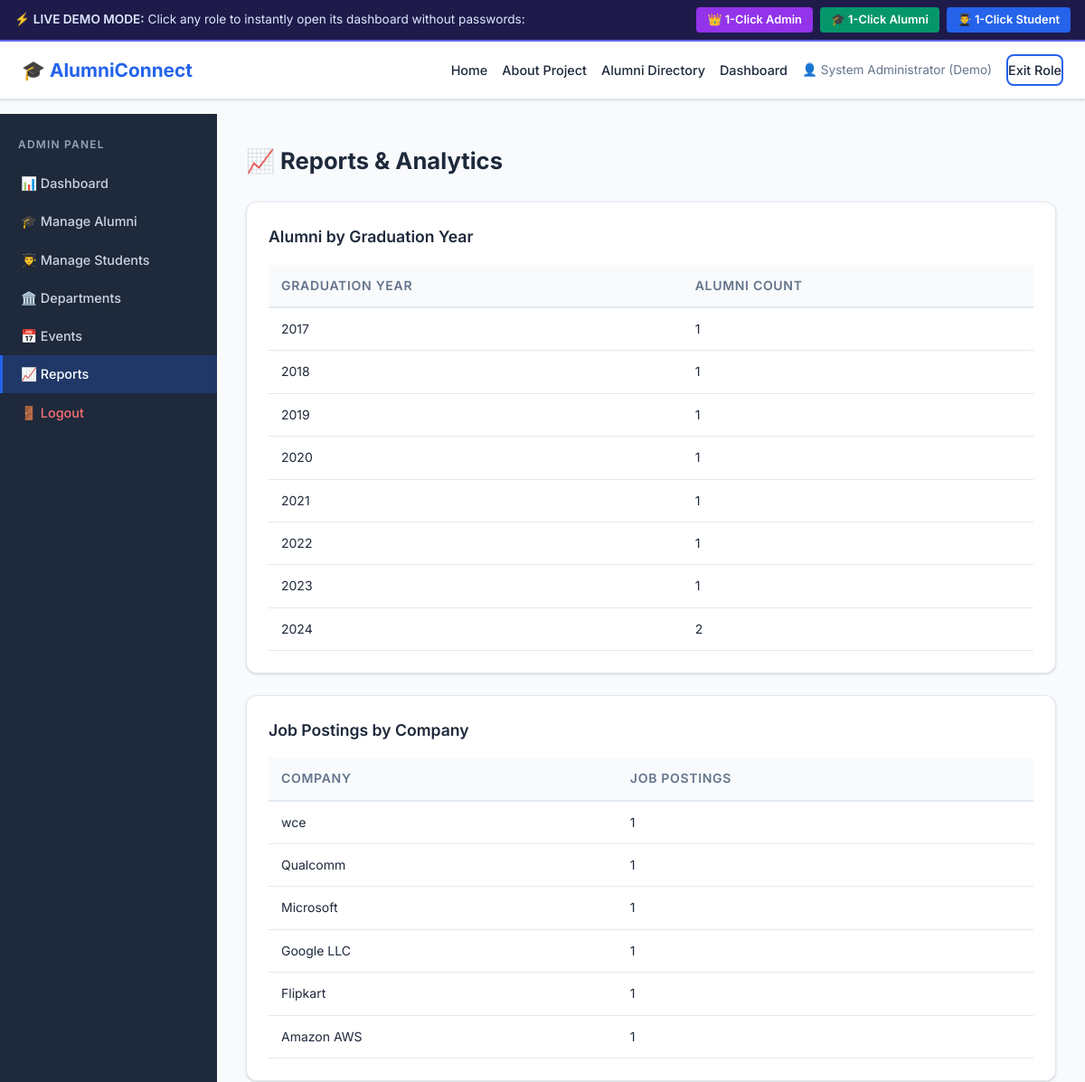
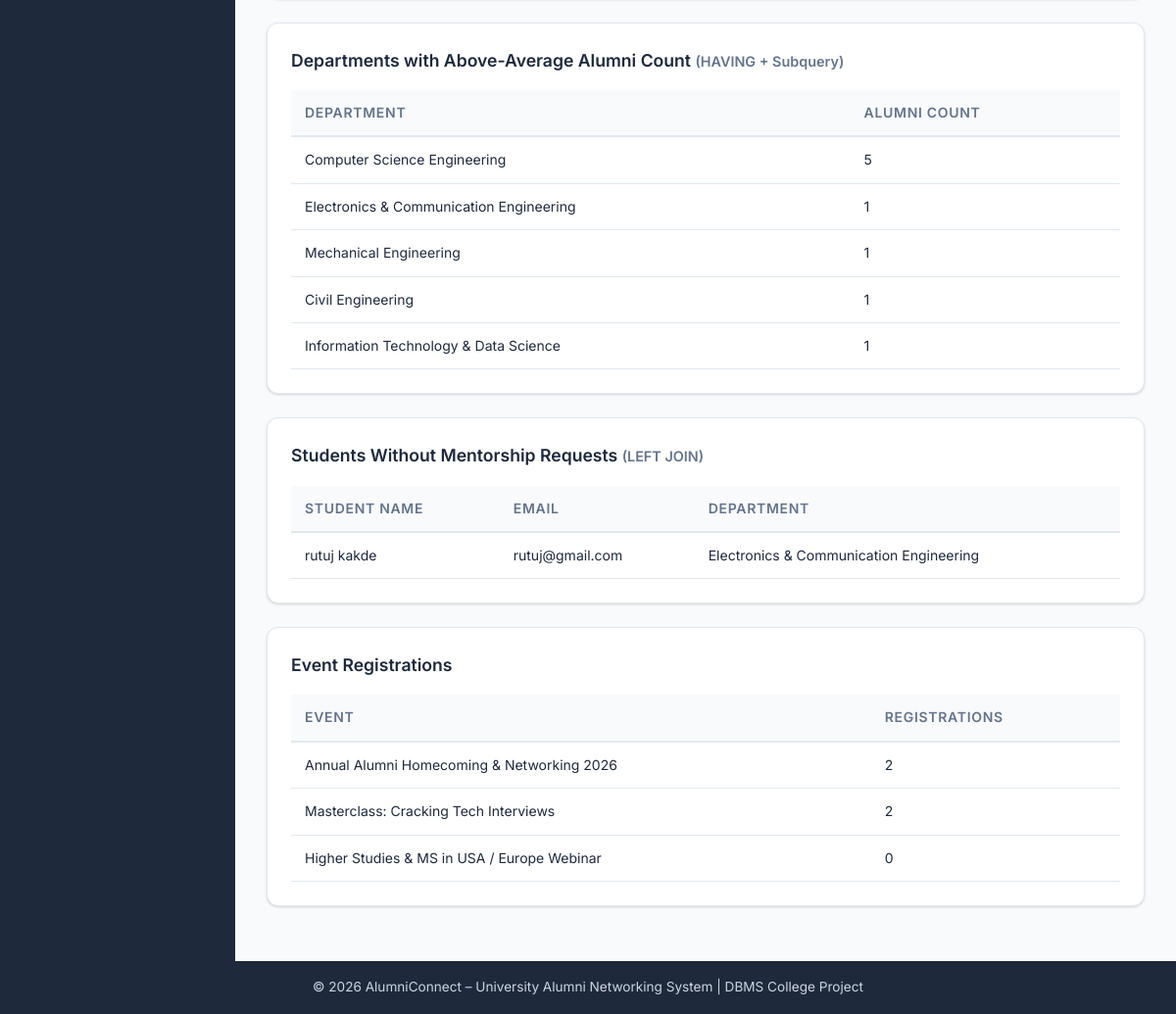
Screenshot of /admin/reports with the database file from the repository (2 pictures, top to bottom).
### tables this page shows
CREATE TABLE Alumni (
        alumni_id       INTEGER PRIMARY KEY AUTOINCREMENT,
        user_id         INTEGER NOT NULL UNIQUE,
        department_id   INTEGER NOT NULL,
        graduation_year INTEGER NOT NULL,
        current_company TEXT,
        job_title       TEXT,
        skills          TEXT,
        linkedin_url    TEXT,
        bio             TEXT,
        FOREIGN KEY (user_id) REFERENCES Users(user_id) ON DELETE CASCADE,
        FOREIGN KEY (department_id) REFERENCES Department(department_id)
    );

CREATE TABLE Department (
        department_id   INTEGER PRIMARY KEY AUTOINCREMENT,
        department_name TEXT NOT NULL UNIQUE
    );

CREATE TABLE Users (
        user_id        INTEGER PRIMARY KEY AUTOINCREMENT,
        full_name      TEXT NOT NULL,
        email          TEXT NOT NULL UNIQUE,
        password_hash  TEXT NOT NULL,
        role           TEXT NOT NULL CHECK(role IN ('admin', 'alumni', 'student')),
        account_status TEXT NOT NULL DEFAULT 'pending' CHECK(account_status IN ('pending', 'approved', 'rejected')),
        created_at     TIMESTAMP DEFAULT CURRENT_TIMESTAMP
    );

CREATE TABLE Event (
        event_id    INTEGER PRIMARY KEY AUTOINCREMENT,
        event_name  TEXT NOT NULL,
        description TEXT,
        event_date  DATE NOT NULL,
        venue       TEXT,
        created_by  INTEGER NOT NULL,
        FOREIGN KEY (created_by) REFERENCES Users(user_id)
    );

### routes/admin.py (the view)
@admin_bp.route('/reports')
@admin_required
def reports():
    by_year = execute_query("""
        SELECT a.graduation_year, COUNT(*) AS cnt
        FROM Alumni a JOIN Users u ON a.user_id=u.user_id
        GROUP BY a.graduation_year ORDER BY a.graduation_year
    """, fetch=True) or []
    by_company = execute_query("""
        SELECT company_name, COUNT(*) AS cnt
        FROM Job GROUP BY company_name ORDER BY cnt DESC LIMIT 10
    """, fetch=True) or []
    above_avg = execute_query("""
        SELECT d.department_name, COUNT(a.alumni_id) AS cnt
        FROM Department d
        JOIN Alumni a ON d.department_id = a.department_id
        GROUP BY d.department_id, d.department_name
        ORDER BY cnt DESC
    """, fetch=True) or []
    no_request = execute_query("""
        SELECT u.full_name, u.email, d.department_name
        FROM Student s
        LEFT JOIN Mentorship m ON s.student_id = m.student_id
        JOIN Users u ON s.user_id = u.user_id
        JOIN Department d ON s.department_id = d.department_id
        WHERE m.mentorship_id IS NULL
    """, fetch=True) or []
    event_reg = execute_query("""
        SELECT e.event_name, COUNT(er.registration_id) AS reg_count
        FROM Event e
        LEFT JOIN Event_Registration er ON e.event_id = er.event_id
        GROUP BY e.event_id, e.event_name ORDER BY reg_count DESC
    """, fetch=True) or []
    return render_template('admin/reports.html',
                           by_year=by_year,
                           by_company=by_company,
                           above_avg=above_avg,
                           no_request=no_request,
                           event_reg=event_reg)

### database/db_connection.py (called while the page is built, shortened)
def get_sqlite_connection():
    conn = sqlite3.connect(SQLITE_DB_PATH)
    conn.row_factory = sqlite3.Row
    conn.execute("PRAGMA foreign_keys = ON;")
    return conn

def get_db_connection():
    global USE_SQLITE
    return get_sqlite_connection()

### routes/admin.py (called while the page is built)
def admin_required(f):
    @wraps(f)
    def decorated(*args, **kwargs):
        if 'user_id' not in session or session.get('role') != 'admin':
            session['user_id'] = 1
            session['full_name'] = 'System Administrator (Demo)'
            session['role'] = 'admin'
            session['email'] = 'admin@alumni.example.com'
        return f(*args, **kwargs)
    return decorated

### templates/admin/reports.html (shortened to what this page needs)
{% extends "base.html" %}
{% block content %}
<div class="dashboard-layout">
    <aside class="sidebar">
        <h3 class="sidebar-title">Admin Panel</h3>
        <ul class="sidebar-menu">
            <li><a href="{{ url_for('admin.dashboard') }}">📊 Dashboard</a></li>
            <li><a href="{{ url_for('admin.manage_alumni') }}">🎓 Manage Alumni</a></li>
            <li><a href="{{ url_for('admin.manage_students') }}">👨‍🎓 Manage Students</a></li>
            <li><a href="{{ url_for('admin.manage_departments') }}">🏛️ Departments</a></li>
            <li><a href="{{ url_for('admin.manage_events') }}">📅 Events</a></li>
            <li><a href="{{ url_for('admin.reports') }}" class="active">📈 Reports</a></li>
            <li><a href="{{ url_for('auth.logout') }}" class="logout-link">🚪 Logout</a></li>
        </ul>
    </aside>
    <div class="dashboard-main">
        <div class="dashboard-header">
            <h1>📈 Reports & Analytics</h1>
        </div>
        <div class="section-card">
            <h2>Alumni by Graduation Year</h2>
            {% if by_year %}
            <table class="data-table">
                <thead><tr><th>Graduation Year</th><th>Alumni Count</th></tr></thead>
                <tbody>
                    {% for r in by_year %}
                    <tr><td>{{ r.graduation_year }}</td><td>{{ r.cnt }}</td></tr>
                    {% endfor %}
                </tbody>
            </table>
            {% else %}<p class="text-muted">No data.</p>{% endif %}
        </div>
        <div class="section-card">
            <h2>Job Postings by Company</h2>
            {% if by_company %}
            <table class="data-table">
                <thead><tr><th>Company</th><th>Job Postings</th></tr></thead>
                <tbody>
                    {% for r in by_company %}
                    <tr><td>{{ r.company_name }}</td><td>{{ r.cnt }}</td></tr>
                    {% endfor %}
                </tbody>
            </table>
            {% else %}<p class="text-muted">No data.</p>{% endif %}
        </div>
        <div class="section-card">
            <h2>Departments with Above-Average Alumni Count
                <small class="text-muted">(HAVING + Subquery)</small>
            </h2>
            {% if above_avg %}
            <table class="data-table">
                <thead><tr><th>Department</th><th>Alumni Count</th></tr></thead>
                <tbody>
                    {% for r in above_avg %}
                    <tr><td>{{ r.department_name }}</td><td>{{ r.cnt }}</td></tr>
                    {% endfor %}
                </tbody>
            </table>
            {% else %}<p class="text-muted">No departments above average yet.</p>{% endif %}
        </div>
        <div class="section-card">
            <h2>Students Without Mentorship Requests
                <small class="text-muted">(LEFT JOIN)</small>
            </h2>
            {% if no_request %}
            <table class="data-table">
                <thead><tr><th>Student Name</th><th>Email</th><th>Department</th></tr></thead>
                <tbody>
                    {% for s in no_request %}
                    <tr><td>{{ s.full_name }}</td><td>{{ s.email }}</td><td>{{ s.department_name }}</td></tr>
                    {% endfor %}
                </tbody>
            </table>
            {% else %}<p class="text-muted">All students have sent mentorship requests.</p>{% endif %}
        </div>
        <div class="section-card">
            <h2>Event Registrations</h2>
            {% if event_reg %}
            <table class="data-table">
                <thead><tr><th>Event</th><th>Registrations</th></tr></thead>
                <tbody>
                    {% for r in event_reg %}
                    <tr><td>{{ r.event_name }}</td><td>{{ r.reg_count }}</td></tr>
                    {% endfor %}
                </tbody>
            </table>
            {% else %}<p class="text-muted">No event registrations.</p>{% endif %}
        </div>
    </div>
</div>
{% endblock %}

### static/css/style.css (style rules this page uses)
:root { --primary: #2563eb; --primary-dk: #1d4ed8; --secondary: #7c3aed; --success: #16a34a; --warning: #d97706; --danger: #dc2626; --info: #0891b2; --teal: #0f766e; --bg: #f8fafc; --surface: #ffffff; --border: #e2e8f0; --text: #1e293b; --text-muted: #64748b; --sidebar-bg: #1e293b; --sidebar-text: #cbd5e1; --radius: 8px; --radius-lg: 12px; --shadow: 0 1px 3px rgba(0,0,0,.1), 0 1px 2px rgba(0,0,0,.06); --shadow-md: 0 4px 6px rgba(0,0,0,.07), 0 2px 4px rgba(0,0,0,.06); --shadow-lg: 0 10px 15px rgba(0,0,0,.1), 0 4px 6px rgba(0,0,0,.05); }
*, *::before, *::after { box-sizing: border-box; margin: 0; padding: 0; }
html { font-size: 16px; scroll-behavior: smooth; }
body { font-family: 'Inter', system-ui, -apple-system, sans-serif; background: var(--bg); color: var(--text); line-height: 1.6; min-height: 100vh; display: flex; flex-direction: column; }
a { color: var(--primary); text-decoration: none; }
.text-muted { color: var(--text-muted); font-size: 0.9rem; }
.dashboard-layout { display: flex; min-height: calc(100vh - 65px); }
.sidebar { width: 240px; min-height: 100%; flex-shrink: 0; background: var(--sidebar-bg); padding: 1.5rem 0; }
.sidebar-title { color: #94a3b8; font-size: 0.75rem; text-transform: uppercase; letter-spacing: 0.1em; font-weight: 600; padding: 0 1.25rem; margin-bottom: 0.75rem; }
.sidebar-menu { list-style: none; }
.sidebar-menu li a { display: block; padding: 0.6rem 1.25rem; color: var(--sidebar-text); font-weight: 500; font-size: 0.9rem; border-left: 3px solid transparent; transition: background .15s, border-color .15s; }
.sidebar-menu li a.active { background: rgba(37,99,235,.25); border-color: var(--primary); color: #fff; }
.sidebar-menu li a.logout-link { color: #f87171; }
.dashboard-main { flex: 1; padding: 2rem; overflow-y: auto; }
.dashboard-header { display: flex; align-items: center; justify-content: space-between; margin-bottom: 1.5rem; gap: 1rem; flex-wrap: wrap; }
.dashboard-header h1 { font-size: 1.6rem; font-weight: 700; }
.section-card { background: var(--surface); border-radius: var(--radius-lg); padding: 1.5rem; box-shadow: var(--shadow); margin-bottom: 1.5rem; border: 1px solid var(--border); }
.section-card h2 { font-size: 1.1rem; font-weight: 600; margin-bottom: 1rem; }
.data-table { width: 100%; border-collapse: collapse; font-size: 0.875rem; }
.data-table th { background: var(--bg); color: var(--text-muted); font-weight: 600; text-transform: uppercase; letter-spacing: 0.05em; padding: 0.75rem 0.875rem; text-align: left; border-bottom: 2px solid var(--border); }
.data-table td { padding: 0.75rem 0.875rem; border-bottom: 1px solid var(--border); vertical-align: middle; }

### rows the page displays
Alumni: company_name "wce", cnt "1"
Alumni: company_name "Microsoft", cnt "1"
Alumni: company_name "Flipkart", cnt "1"
Department: department_name "Computer Science Engineering", cnt "5"
Department: department_name "Electronics & Communication Engineering", cnt "1"
Department: department_name "Mechanical Engineering", cnt "1"
Department: department_name "Civil Engineering", cnt "1"
Department: department_name "Information Technology & Data Science", cnt "1"
Users: full_name "rutuj kakde", email "rutuj@gmail.com", department_name "Electronics & Communication Engineering"
Event: event_name "Annual Alumni Homecoming & Networking 2026", reg_count "2"
Event: event_name "Masterclass: Cracking Tech Interviews", reg_count "2"
Event: event_name "Higher Studies & MS in USA / Europe Webinar", reg_count "0"

### other values shown
{{ session.get('full_name', 'Guest') }} "System Administrator (Demo)"
{{ r.graduation_year }} "2017" "2018" "2019" "2020" "2021" "2022" "2023" "2024"
{{ r.cnt }} "1" "1" "1" "1" "1" "1" "1" "2"
{{ r.company_name }} "Qualcomm" "Google LLC" "Amazon AWS"
{{ r.cnt }} "1" "1" "1"
